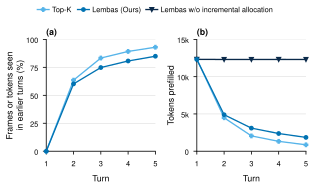

The Python source for this figure:
"""Multi-turn reuse, two panels in ONE column. 300 MT-Video-Bench conversations, 12,288 tokens per turn, turns 1 to 5
(overlap_turns.json for Lembas, baseline_reuse_turns.csv for Top-K).

(a) Share of the tokens a turn needs (allocated frame tokens + question tokens) that an earlier turn of the same
    conversation already used, pooled over the conversations. Top-K and Lembas only: this share is a property of what
    a turn needs, so it is the same with and without incremental allocation.
(b) Tokens prefilled per turn (tokens needed that the KV cache does not hold), mean over the conversations.
    "Lembas w/o incremental allocation" follows from its definition: the whole prompt is prefilled again at every turn, so
    every token a turn needs is new. It is a Lembas variant, drawn solid in dark navy.
Every axis starts at its first tick and ends at its last tick.

Regenerate:  uv run --no-project --with matplotlib --with numpy python fig/reuse_share_pair.py
"""
import csv
import json
import os
from collections import defaultdict

import matplotlib.pyplot as plt

from methods import METHODS, is_ours
from orx_figstyle import COLUMN, panel_labels, save, use_style

HERE = os.path.dirname(os.path.abspath(__file__))
TURNS = [1, 2, 3, 4, 5]
SHOWN = ("Top-K", "Lembas (Ours)")
NO_INC = "Lembas w/o incremental allocation"
NO_INC_COLOR = "#0B2A4A"  # dark navy: a Lembas variant, same hue family, solid like every other line
RENAME = {"Top-K (w/ pruning)": "Top-K", "w/o carried allocation": NO_INC}


def main():
    use_style()
    plt.rcParams.update({"xtick.labelsize": 5.5, "ytick.labelsize": 5.5, "axes.labelsize": 6.5})
    fig, (ax, bx) = plt.subplots(1, 2, figsize=(COLUMN, COLUMN * 0.6), layout="constrained")
    rows = [dict(r, method="Lembas (Ours)") for r in json.load(open(os.path.join(HERE, "overlap_turns.json")))]
    rows += list(csv.DictReader(open(os.path.join(HERE, "baseline_reuse_turns.csv"))))
    got, need, n = (defaultdict(lambda: defaultdict(int)) for _ in range(3))
    for r in rows:
        m, t = RENAME.get(r["method"], r["method"]), int(r["turn"])
        got[m][t] += int(r["reused"]); need[m][t] += int(r["need"]); n[m][t] += 1
    handles = {}
    for method, (color, marker) in METHODS.items():
        if method in SHOWN:
            share = [100 * got[method][t] / need[method][t] for t in TURNS]
            print(method, [round(s, 1) for s in share])
            handles[method] = ax.plot(TURNS, share, color=color, marker=marker, ms=2.6, lw=1.0,
                                      zorder=3 if is_ours(method) else 2, clip_on=False)[0]
    for method, (color, marker) in METHODS.items():
        if method in SHOWN:
            bx.plot(TURNS, [(need[method][t] - got[method][t]) / n[method][t] / 1000 for t in TURNS], color=color,
                    marker=marker, ms=2.6, lw=1.0, zorder=3 if is_ours(method) else 2, clip_on=False)
    m = "Lembas (Ours)"
    handles[NO_INC] = bx.plot(TURNS, [need[m][t] / n[m][t] / 1000 for t in TURNS], color=NO_INC_COLOR,
                              marker="v", ms=2.8, lw=1.0, zorder=2.5, clip_on=False)[0]
    ax.set_xlim(1, 5); ax.set_xticks(TURNS); ax.set_ylim(0, 100); ax.set_yticks([0, 25, 50, 75, 100])
    ax.set_xlabel("Turn"); ax.set_ylabel("Frames or tokens seen\nin earlier turns (%)", labelpad=1)
    bx.set_xlim(1, 5); bx.set_xticks(TURNS); bx.set_ylim(0, 15); bx.set_yticks([0, 5, 10, 15])
    bx.set_yticklabels(["0", "5k", "10k", "15k"])
    bx.set_xlabel("Turn"); bx.set_ylabel("Tokens prefilled", labelpad=1)
    order = [m for m in METHODS if m in handles] + [NO_INC]
    fig.legend([handles[m] for m in order], order, loc="outside upper center", ncol=3, frameon=False, fontsize=5.5,
               columnspacing=0.8, handlelength=1.6, handletextpad=0.4)
    panel_labels([ax, bx])
    print(save(fig, os.path.join(HERE, "reuse_share_pair")))


if __name__ == "__main__":
    main()
